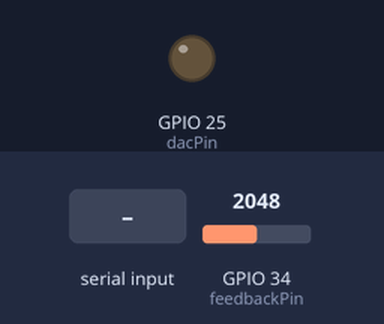
The sketch below on a simulated ESP32. On the bench: output pins drawn as LEDs (lit = HIGH). Dashed ring = blinking. The inputs (shaded band) are chosen by the test bench; at power-on: GPIO 34 (feedbackPin) = 2048. What the sketch prints to the serial monitor is not drawn.

Above: at 3.8 s.
3.9 s: "200\n" received over Serial
At 4.8 s:
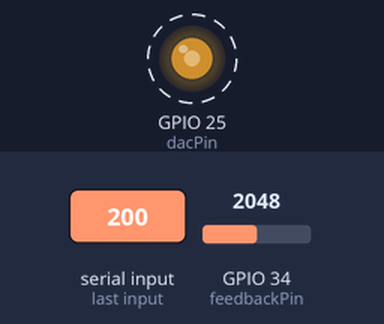
Timing chart, 0 to 15.5 s (numbered marks = the images above; inputs shaded):
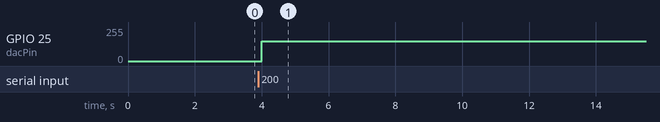

Measured:
- after the input at 3.9 s, GPIO 25 (dacPin): alternates 148/255 for 1.0 s and 147/255 for 1.0 s, starting after 0.10 s

The sketch:

MotorController_-_Akuator.ino
```cpp
#include <Arduino.h>

// Pin-definitioner
const int dacPin = 25;        // DAC pin til aktuatorens kontrolsignal
const int feedbackPin = 34;   // Analog pin til feedback-signalet
const float maxVoltage = 3.15; // Maksimal spænding fra ESP32 DAC
const float minVoltage = 0.0;  // Minimal spænding fra ESP32 DAC

// Nye værdier
const float minLength = 92.0;  // Minimal slaglængde i mm
const float maxLength = 279.0; // Maksimal slaglængde i mm
const float tolerance = 2.0;   // Acceptabel fejlmargin i mm

float desiredLength = 92.0; // Standard ønsket længde
unsigned long lastTempCheck = 0; // Variabel til tidsmåling for temperatur
const unsigned long tempInterval = 30000; // Tidsinterval for temperaturmåling (30 sekunder)

void setup() {
  Serial.begin(9600); // Initialiser seriel kommunikation med Node-RED
  pinMode(dacPin, OUTPUT);  // Initialiser DAC-pinnen som output
  pinMode(feedbackPin, INPUT); // Konfigurer feedback-pinnen som input
}

void reportCPUTemperature() {
  // Funktion til at læse og rapportere CPU-temperatur
  float temp = temperatureRead(); // Intern ESP32 temperaturmåling
  Serial.print("CPU Temperature: ");
  Serial.print(temp);
  Serial.println(" °C");
}

void loop() {
  // Tjek, om der er data fra Node-RED
  if (Serial.available() > 0) {
    String input = Serial.readStringUntil('\n'); // Læs indtil linjeskift
    desiredLength = input.toFloat(); // Konverter input til en float
  }

  // Begræns ønsket længde til gyldigt interval
  desiredLength = constrain(desiredLength, minLength, maxLength);

  // Variabel til kontrolspænding
  float controlVoltage;

  // Beregn nødvendig spænding baseret på det korrekte interval
  if (desiredLength <= 137) {
    controlVoltage = (desiredLength - 92.0) / 56.25;
  } else if (desiredLength <= 186) {
    controlVoltage = (desiredLength - 88.0) / 61.25;
  } else if (desiredLength <= 234) {
    controlVoltage = (desiredLength - 90.0) / 60.0;
  } else {
    controlVoltage = (desiredLength - 90.0) / 60.0;
  }

  // Begræns kontrolspændingen til DAC's maksimale og minimale værdier
  controlVoltage = constrain(controlVoltage, minVoltage, maxVoltage);

  // Konverter kontrolspændingen til DAC-værdi (0-255 skala)
  int dacValue = (controlVoltage / maxVoltage) * 255;

  // Send DAC-værdien til aktuatoren
  dacWrite(dacPin, dacValue);

  delay(1000); // Opdater hvert 1000 ms

  // Feedback-delen
  // Læs feedback-signalet
  int feedbackValue = analogRead(feedbackPin);
  float feedbackLength = (feedbackValue / 4095.0) * (maxLength - minLength) + minLength;

  // Debugging: Udskriv feedback-længden
  Serial.print("Feedback Length: ");
  Serial.print(feedbackLength);
  Serial.println(" mm");

  // Valider, om positionen er nået
  if (abs(feedbackLength - desiredLength) > tolerance) {
    Serial.println("Position not reached, adjusting...");
    // Juster signalet igen
    controlVoltage = (desiredLength - minLength) / (maxLength - minLength) * maxVoltage;
    dacValue = (controlVoltage / maxVoltage) * 255;
    dacWrite(dacPin, dacValue);
  } else {
    Serial.println("Position reached successfully.");
  }

  // Overvågning af CPU-temperatur
  if (millis() - lastTempCheck >= tempInterval) { // Hvert 30. sekund
    reportCPUTemperature();
    lastTempCheck = millis(); // Opdater tidsmåling
  }

  delay(1000); // Vent før næste iteration
}
```
